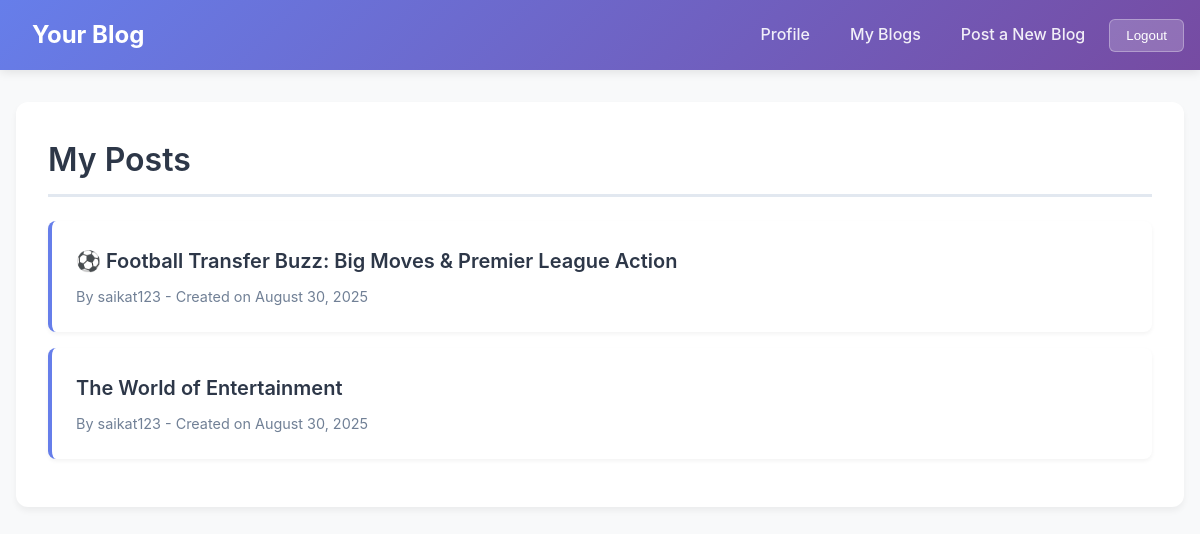
The page /posts/ (signed in) on the database its author committed.
### blog/models.py (models this page shows, shortened)
class Post(models.Model):
    user = models.ForeignKey(UserProfile, on_delete=models.CASCADE)
    title = models.CharField(max_length=100)
    content = RichTextField()
    category = models.ForeignKey(Category, on_delete=models.SET_NULL, null=True, blank=True, related_name='posts')
    date = models.DateTimeField(auto_now_add=True)
    last_update = models.DateTimeField(auto_now=True)
    class Meta:
        ordering = ['-date']

class UserProfile(models.Model):
    user = models.OneToOneField(User, on_delete=models.CASCADE)

### blog/views.py (the view)
# urls.py: path('posts/', views.MyPostListView.as_view(), name='my_posts_list'),
class MyPostListView(LoginRequiredMixin, generic.ListView):
    model = Post
    context_object_name = 'my_posts'
    paginate_by = 10
    template_name = 'blog/post_list.html'
    def get_queryset(self):
        profile = UserProfile.objects.get(user=self.request.user)
        return Post.objects.filter(user=profile).order_by("-id")

### blog/templates/blog/post_list.html
{% extends 'base.html' %}
{% block content %}
<div class="content-card">
    <h2>My Posts</h2>
    {% if my_posts %}
        <ul class="post-list">
            {% for post in my_posts %}
                <li class="post-item">
                    <a href="{% url 'posts_detail' pk=post.pk %}" class="post-title">{{ post.title }}</a>
                    <p class="post-meta">By {{ post.user.user }} - Created on {{ post.date|date:"F d, Y" }}</p>
                </li>
            {% endfor %}
        </ul>
    {% else %}
        <div class="empty-state">
            <p>No posts yet.</p>
            <a href="{% url 'create' %}" class="btn" style="margin-top: 1rem;">Create Your First Post</a>
        </div>
    {% endif %}
</div>
{% endblock %}

### static/css/styles.css (style rules this page uses)
* { margin: 0; padding: 0; box-sizing: border-box; }
body { font-family: -apple-system, BlinkMacSystemFont, 'Segoe UI', Roboto, Oxygen, Ubuntu, Cantarell, sans-serif; line-height: 1.6; color: #333; background-color: #f8f9fa; }
.content-card { background: white; border-radius: 12px; padding: 2rem; box-shadow: 0 4px 6px rgba(0,0,0,0.05); margin-bottom: 2rem; }
h1, h2, h3, h4, h5 { margin-bottom: 1rem; color: #2d3748; }
h2 { font-size: 2rem; font-weight: 600; border-bottom: 3px solid #e2e8f0; padding-bottom: 0.5rem; margin-bottom: 1.5rem; }
.post-list { list-style: none; }
.post-item { background: white; border-radius: 8px; padding: 1.5rem; margin-bottom: 1rem; box-shadow: 0 2px 4px rgba(0,0,0,0.05); transition: all 0.3s ease; border-left: 4px solid #667eea; }
.post-title { font-size: 1.25rem; font-weight: 600; color: #2d3748; text-decoration: none; margin-bottom: 0.5rem; display: block; }
.post-meta { color: #718096; font-size: 0.9rem; margin: 0; }

### rows shown on the page
Post: title "⚽ Football Transfer Buzz: Big Moves & Premier League Action", user.user "saikat123", date "August 30, 2025"
Post: title "The World of Entertainment", user.user "saikat123", date "August 30, 2025"
